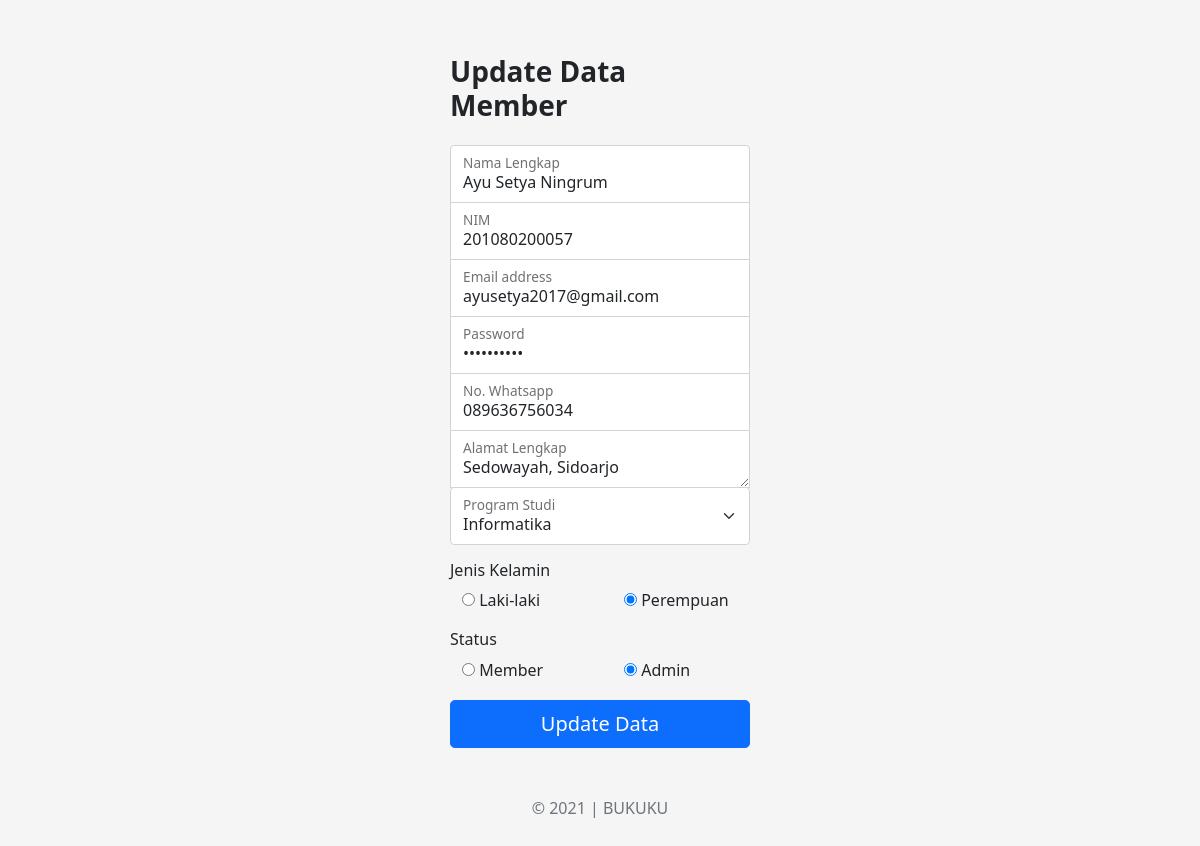
The app's page /pages/ubah.php?idMember=2 (signed in) with its own data.
### tables this page shows
CREATE TABLE `member` (
  `idMember` int(11) NOT NULL,
  `nim` varchar(15) NOT NULL,
  `namaMember` varchar(35) NOT NULL,
  `jnsKlmn` enum('L','P') NOT NULL,
  `alamat` varchar(100) NOT NULL,
  `noWa` varchar(15) NOT NULL,
  `email` varchar(35) NOT NULL,
  `pass` varchar(255) NOT NULL,
  `prodi` varchar(30) NOT NULL,
  `status` int(2) NOT NULL DEFAULT 0
);

### pages/functions.php (called while the page is built, shortened)
<?php
require 'koneksi.php';
function query($query) {
    global $conn;
    $result = mysqli_query($conn, $query);
    $rows = [];
    while ($row = mysqli_fetch_assoc($result)) {
        $rows[] = $row;
    }
    return $rows;
}
?>

### pages/ubah.php (the view, shortened to what this page needs)
<?php
require 'functions.php';
$id = $_GET["idMember"];
$mhs = query("SELECT * FROM member WHERE idMember = $id")[0];
?>
<!DOCTYPE html>
<html lang="en">
<head>
    <link rel="stylesheet" href="../assets/css/bootstrap.min.css">
    <link rel="stylesheet" href="../assets/css/all.min.css">
    <link rel="stylesheet" href="../assets/css/style.css">
</head>
<body class="signin text-center">
    <main class="form-signin">
        <form action="" method="post">
            <h3 class="text-start fw-bold mb-4">Update Data Member</h3>
            <div class="form-floating">
                <input type="text" class="form-control" name="inputNama" id="inputNama" placeholder="name" required autocomplate="off" value="<?= $mhs['namaMember'] ?>">
                <label for="inputNama">Nama Lengkap</label>
            </div>
            <div class="form-floating">
                <input type="text" class="form-control" name="inputNIM" id="inputNIM" placeholder="nim" required autocomplate="off" value="<?= $mhs['nim'] ?>">
                <label for="inputNIM">NIM</label>
            </div>
            <div class="form-floating">
                <input type="email" class="form-control" name="inputEmail" id="inputEmail" placeholder="name@example.com" required autocomplate="off" value="<?= $mhs['email'] ?>">
                <label for="inputEmail">Email address</label>
            </div>
            <div class="form-floating">
                <input type="password" class="form-control" name="inputPassword" id="inputPassword" placeholder="Password" required autocomplate="off" value="<?= $mhs['pass'] ?>">
                <label for="inputPassword">Password</label>
            </div>
            <div class="form-floating">
                <input type="text" class="form-control" name="inputWhatsapp" id="inputWhatsapp" placeholder="whatsapp" required autocomplate="off" value="<?= $mhs['noWa'] ?>">
                <label for="inputWhatsapp">No. Whatsapp</label>
            </div>
            <div class="form-floating">
                <textarea class="form-control" name="inputAlamat" id="inputAlamat" placeholder="alamat" required><?= $mhs['alamat'] ?></textarea>
                <label for="inputAlamat">Alamat Lengkap</label>
            </div>
            <div class="form-floating">
                <select name="inputProdi" id="inputProdi" class="form-select" aria-label="Floating label select example">
                    <option <?php if ($mhs['prodi'] == 'Informatika') { echo "selected"; }?> value="Informatika">Informatika</option>
                </select>
                <label for="inputProdi">Program Studi</label>
            </div>
            <div class="row text-start mt-3">
                <h6>Jenis Kelamin</h6>
                <div class="col-6 form-check">
                    <input type="radio" name="inputGender" id="genderL" value="L" <?php if ($mhs['jnsKlmn'] == 'L') { echo "checked"; }?>>
                    <label for="genderL">Laki-laki</label>
                </div>
                <div class="col-6 form-check">
                    <input type="radio" name="inputGender" id="genderP" value="P" <?php if ($mhs['jnsKlmn'] == 'P') { echo "checked"; }?>>
                    <label for="genderP">Perempuan</label>
                </div>
            </div>
            <div class="row text-start mt-3">
                <h6>Status</h6>
                <div class="col-6 form-check">
                    <input type="radio" name="status" id="status0" value="0" <?php if ($mhs['status'] == '0') { echo "checked"; }?>>
                    <label for="status0">Member</label>
                </div>
                <div class="col-6 form-check">
                    <input type="radio" name="status" id="status1" value="1" <?php if ($mhs['status'] == '1') { echo "checked"; }?>>
                    <label for="status1">Admin</label>
                </div>
            </div>
            <button class="w-100 btn btn-lg btn-primary mt-3" type="submit" name="submit">Update Data</button>
            <p class="mt-5 mb-3 text-muted">&copy; 2021 | BUKUKU</p>
        </form>
    </main>
</body>
</html>

### assets/css/style.css (style rules this page uses)
html { height: 100%; }
body.signin { height: 100%; display: flex; align-items: center; padding-top: 40px; padding-bottom: 40px; background-color: #f5f5f5; }
.form-signin { width: 100%; max-width: 330px; padding: 15px; margin: auto; }
.form-signin input#loginEmail, .form-signin input#inputNama { border-radius: .25rem .25rem 0 0; }
body.signin .form-signin input, .form-signin textarea { margin-top: -1px; margin-bottom: -1px; border-radius: 0; }
input[type="radio"] { margin-top: .25rem !important; }

### records on screen
member: inputNama "Ayu Setya Ningrum", inputNIM "201080200057", inputEmail "ayusetya2017@gmail.com", inputWhatsapp "089636756034", inputAlamat "Sedowayah, Sidoarjo", inputProdi "Informatika", jnsKlmn "☐ Laki-laki", jnsKlmn "☑ Perempuan", status "☐ Member", status "☑ Admin"
